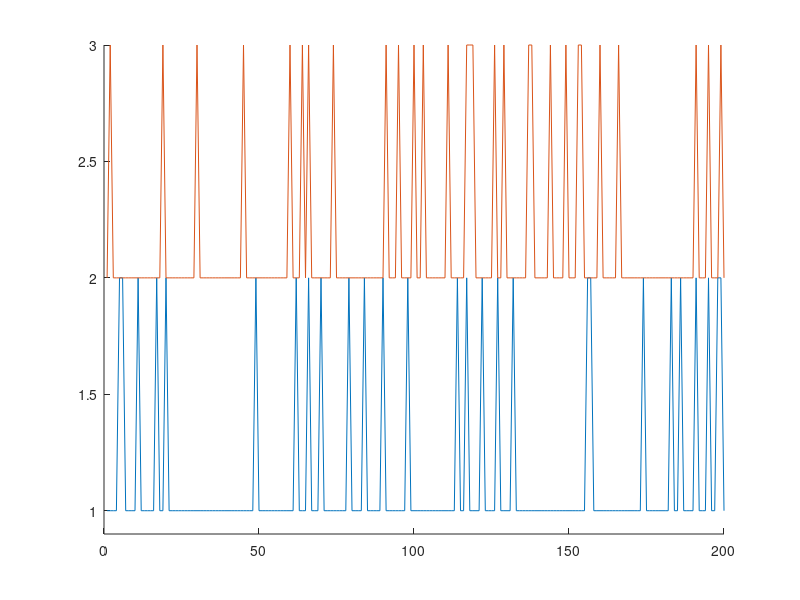
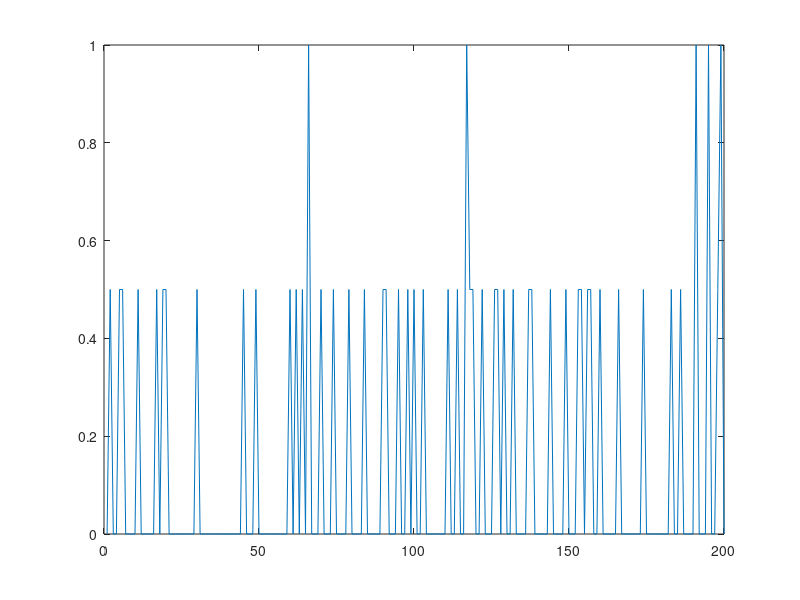
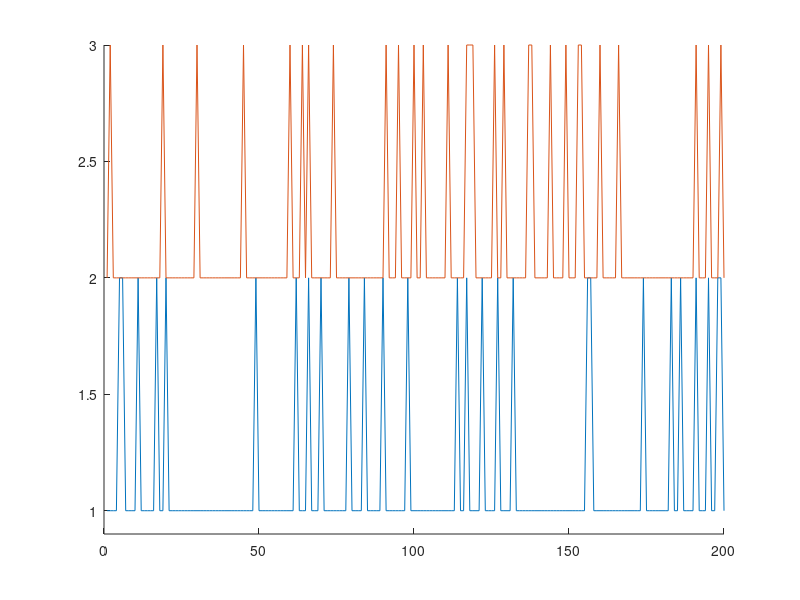
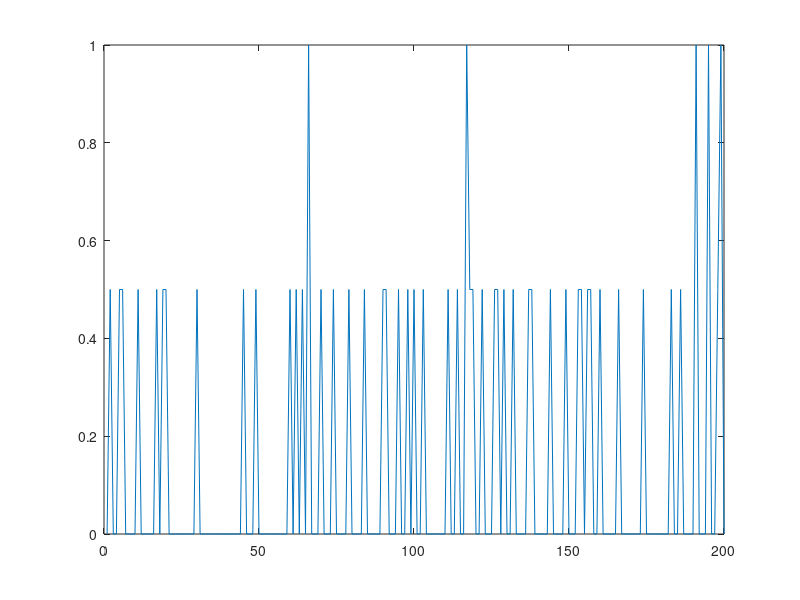

The MATLAB script that drew these images, in order:
clear all

%% Random spikes 

numits = 2; % How many neurons 

len = 200; % Duration of the epoch
numspikes = 30; % Number of spikes per epoch

z = zeros(1,len); % Empty time window, no spikes
t = 1:len; % Time steps

% Make each neuron
for j=numits:-1:1
    neuron(:,j) = z; 
    tt = randi(len,[1,numspikes]); % Random time indexes...
    neuron(tt,j) = 1; % Are set to one, which is the spike
end

% Calculate the downstream response to all neural inputs
    avgDownStream = sum(neuron');
    avgDownStream = avgDownStream / numits;

% Plot all or some of the raw spike trains
maxnumtrainstoshow = 50;
figure(27); clf; hold on;
    for j=1:min([maxnumtrainstoshow, numits])
        plot(t, neuron(:,j)+j);
    end
    ylim([0.9, min([maxnumtrainstoshow+1, numits+1])])

% Plot the downstream neural response
    figure(28); clf; 
        plot(t, avgDownStream); ylim([0 1]);

%% Signal detection with random spikes

detectionChance = 0.20; % Chance that a neuron will detect the event (range 0-1)


neuronDetector = neuron;

detections = find(rand(1,numits) <= detectionChance);
neuronDetector(round(len/2),detections) = 1;

% Calculate the downstream response to all neural inputs
    avgDownStreamDetector = sum(neuronDetector');
    avgDownStreamDetector = avgDownStreamDetector / numits;


figure(29); clf; hold on;
    for j=1:min([maxnumtrainstoshow, numits])
        plot(t, neuronDetector(:,j)+j);
    end
    ylim([0.9, min([maxnumtrainstoshow+1, numits+1])])

% Plot the downstream neural response
    figure(30); clf; 
        plot(t, avgDownStreamDetector); ylim([0 1]);
